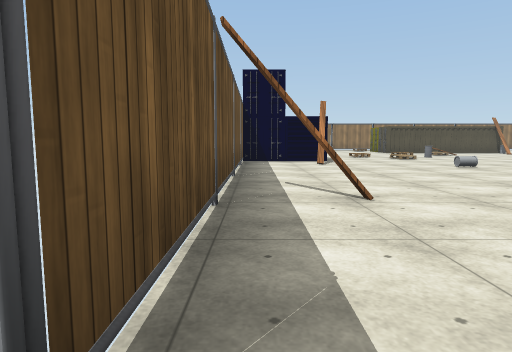
view 1 (above)

16 first-person views from a walk through a scene from a Unity 3-D project. The camera is 1.2 m above the floor, tilts 6° down and sees 75° across. The floor is counted in squares, 2 m on a side. Each view is taken from the middle of a square. On the plan, view 1 faces up. The plan holds only what a view shows up to about 10 squares ahead; the rest is blank. The place goes on beyond the plan. The player character is not drawn. Some surface patterns are stand-ins.

view 2
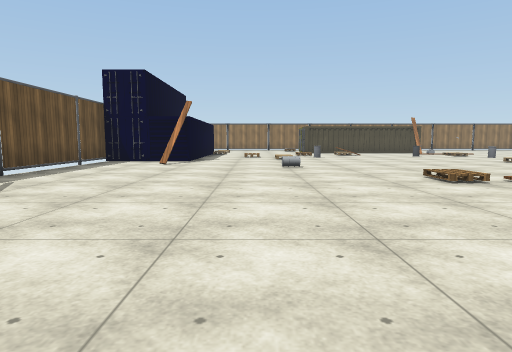

view 3
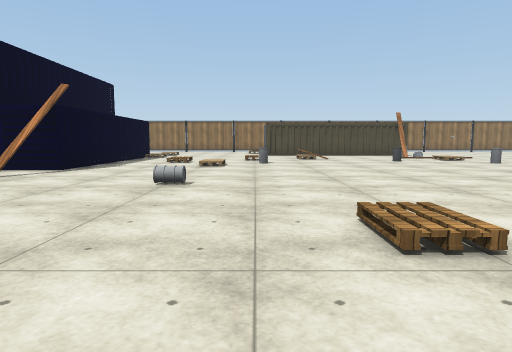

view 4
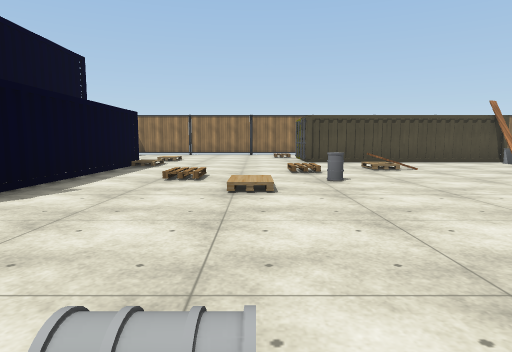

view 5
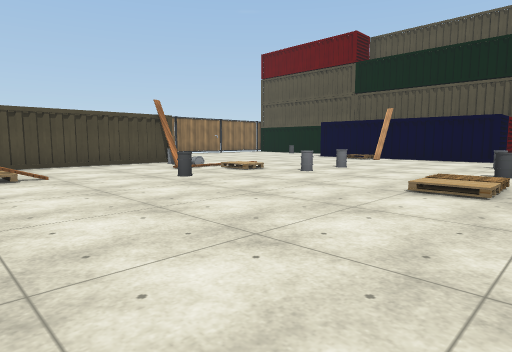

view 6
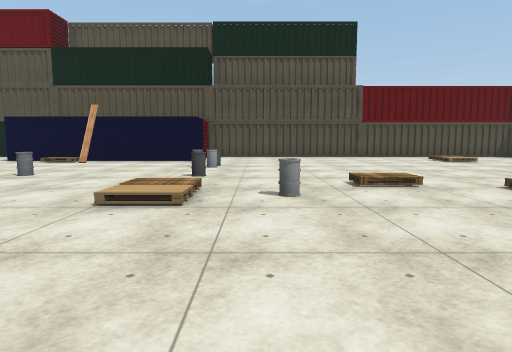

view 7
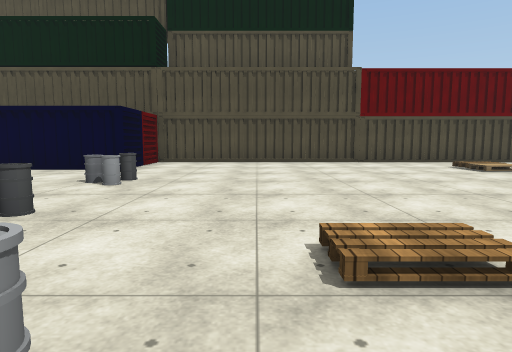

view 8
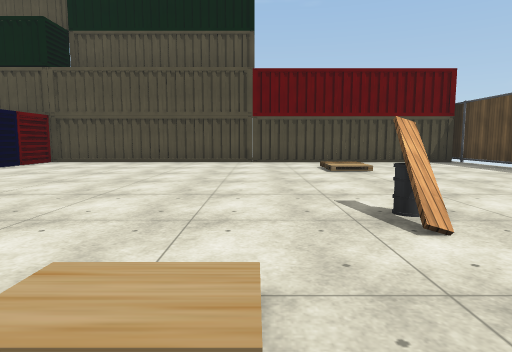

view 9
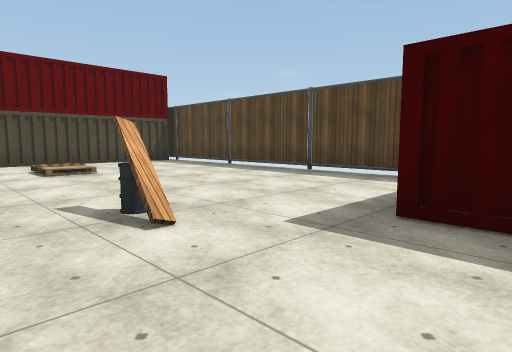

view 10
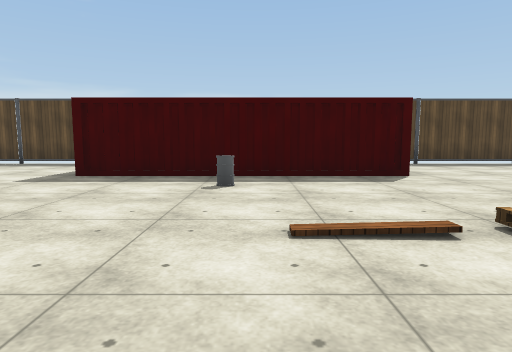

view 11
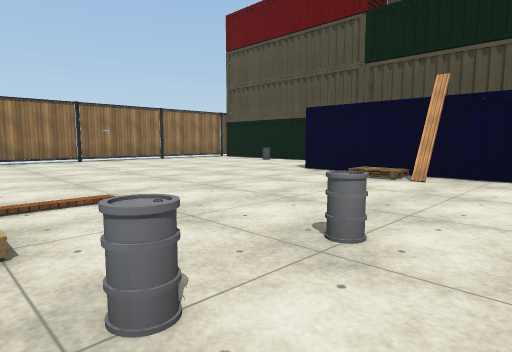

view 12
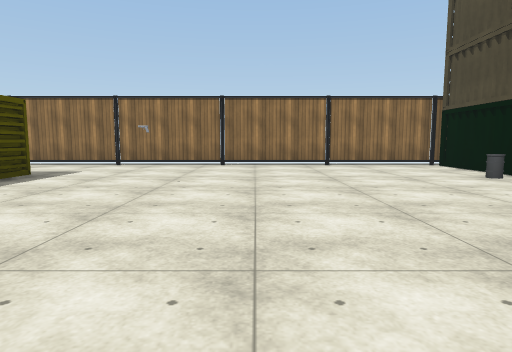

view 13
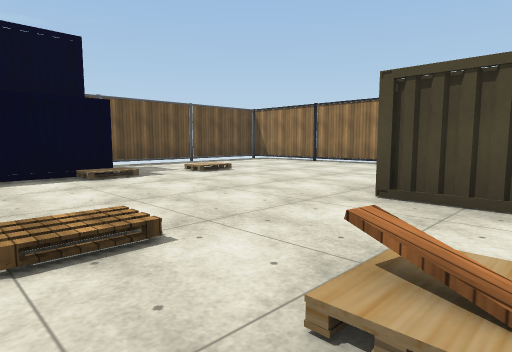

view 14
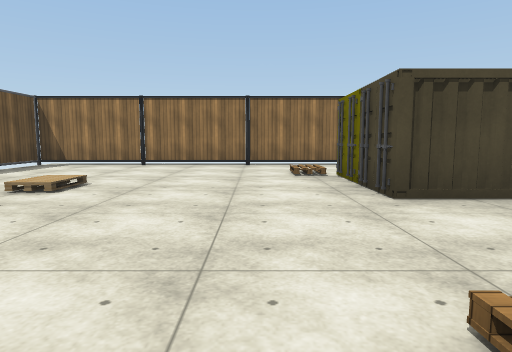

view 15
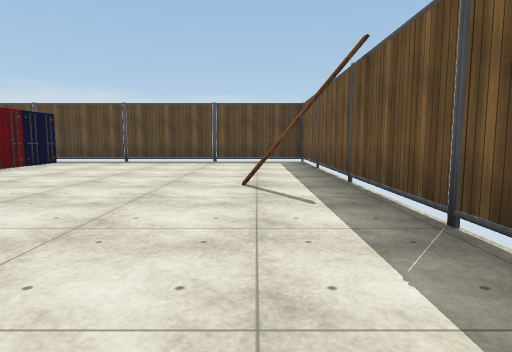

view 16
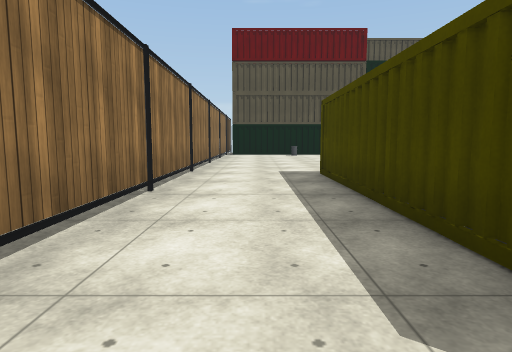

### Floor plan
Key: @ floor where view 1 was taken; # wall or solid block; x gap in a wall; . floor; / step, stairs or slope; = window, fence, low wall or low ledge.
Columns run from 1 left of view 1 to 21 right of it. Each row starts with its distance up from view 1.
 22 ######## ##############
 21 #.....................#
 20 #.....................#
 19 #....../######........#
 18 #.......######.......##
 17 #.......######........
 16 #............x.......
 15    #.........=.....#
 14    #..././.........#
 13    #././...........#
 12    #././......=....#
 11    #../............#
 10 ####...............####
  9 #..#........//.=.=....#
  8 #.....................#
  7 #.....................#
  6 #............./.......#
  5 #.......//.../........#
  4 #............/........#
  3 #.#.........../#......#
  2 #.....................#
  1 #.......######........#
  0 #@......#     ........#
 -1 #.......#     ........#
 -2 #########     #########

Positions as (right, up) in squares from view 1, and headings:
1: (0, 0), facing up
2: (4, 0), facing up
3: (6, 3), facing up
4: (5, 7), facing up
5: (7, 8), facing up-right
6: (8, 8), facing right
7: (11, 7), facing right
8: (11, 4), facing right
9: (11, 4), facing down-right
10: (9, 7), facing down
11: (12, 11), facing up-right
12: (16, 13), facing up
13: (8, 13), facing up-left
14: (5, 13), facing up
15: (1, 8), facing down
16: (6, 20), facing right
